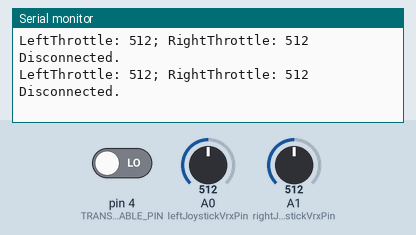
The sketch below on a simulated Arduino Uno, built with avr-gcc and run on an emulated ATmega328P. Shown: the last lines printed to the serial monitor. Inputs (shaded band) come from the test bench; at power-on: A0 (leftJoystickVrxPin) = 512, A1 (rightJoystickVrxPin) = 512, pin 4 (TRANSMITTER_ENABLE_PIN) LOW.

Above: at 1.2 s.
1.3 s: A0 (leftJoystickVrxPin) set to 989
At 1.41 s:
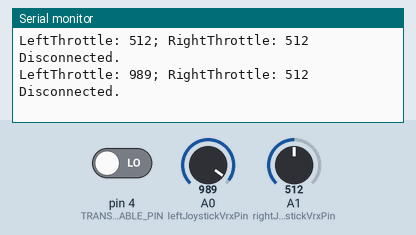
4.3 s: A0 (leftJoystickVrxPin) set to 1013
At 4.33 s:
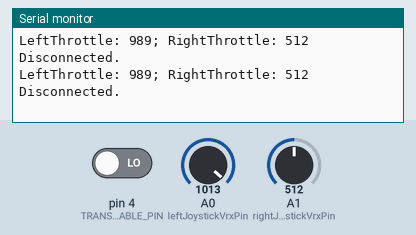
7.3 s: A1 (rightJoystickVrxPin) set to 105
At 7.31 s:
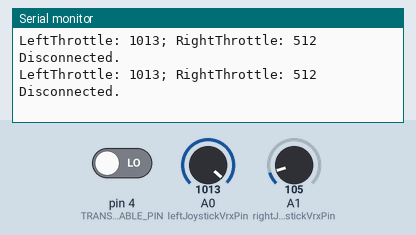
10.3 s: A1 (rightJoystickVrxPin) set to 90
At 10.34 s:
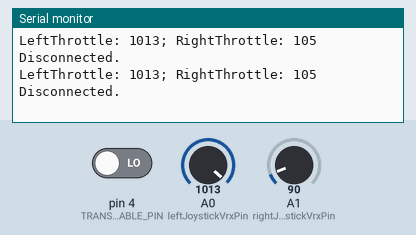
Timing chart, 0 to 13.3 s (numbered marks = the images above; inputs shaded):
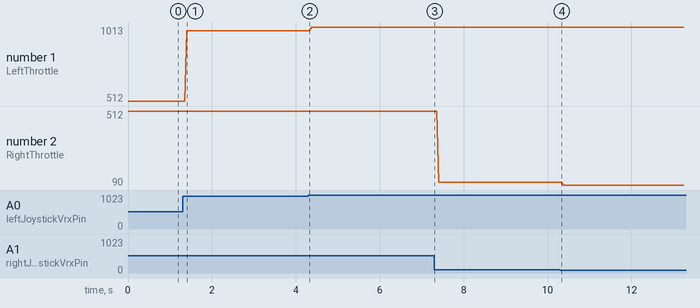

Measured:
- after the input at 1.3 s, the serial monitor: prints a new line after 0.10 s (image 1)
- plotted number 1: 512 → 989 after the input at 1.3 s, 989 → 1013 after the input at 4.3 s
- plotted number 2: 512 → 105 after the input at 7.3 s, 105 → 90 after the input at 10.3 s

The sketch:

controller.ino
```cpp
#include <SoftwareSerial.h>

const int RX_PIN = 2;
const int TX_PIN = 3;

const int TRANSMITTER_ENABLE_PIN = 4;

const int leftJoystickVrxPin = A0;
const int rightJoystickVrxPin = A1;

const int LEFT_JOYSTICK_CENTER_VALUE = 510;
const int RIGHT_JOYSTICK_CENTER_VALUE = 506;

SoftwareSerial commandTransmitter(RX_PIN, TX_PIN);

void setup() {
  Serial.begin(9600);
  commandTransmitter.begin(9600);

  pinMode(TRANSMITTER_ENABLE_PIN, INPUT);
}

void loop() {

  int leftThrottle = analogRead(leftJoystickVrxPin);
  int rightThrottle = analogRead(rightJoystickVrxPin);

  Serial.print("LeftThrottle: ");
  Serial.print(leftThrottle);

  Serial.print("; RightThrottle: ");
  Serial.print(rightThrottle);

  if (digitalRead(TRANSMITTER_ENABLE_PIN) == HIGH) {
    Serial.print(" Connected. Command: ");

    commandTransmitter.write('[');
    Serial.print("[");

    if (leftThrottle >= LEFT_JOYSTICK_CENTER_VALUE) {
      commandTransmitter.write('+');
      Serial.print("+");
      commandTransmitter.write(map(leftThrottle, LEFT_JOYSTICK_CENTER_VALUE, 1023, 0, 255));
      Serial.print(map(leftThrottle, LEFT_JOYSTICK_CENTER_VALUE, 1023, 0, 255));
    } else {
      commandTransmitter.write('-');
      Serial.print("-");
      commandTransmitter.write(map(leftThrottle, LEFT_JOYSTICK_CENTER_VALUE, 0, 0, 255));
      Serial.print(map(leftThrottle, LEFT_JOYSTICK_CENTER_VALUE, 0, 0, 255));
    }


    commandTransmitter.write(',');
    Serial.print(",");

    if (rightThrottle >= RIGHT_JOYSTICK_CENTER_VALUE) {
      commandTransmitter.write('+');
      Serial.print("+");
      commandTransmitter.write(map(rightThrottle, RIGHT_JOYSTICK_CENTER_VALUE, 1023, 0, 255));
      Serial.print(map(rightThrottle, RIGHT_JOYSTICK_CENTER_VALUE, 1023, 0, 255));
    } else {
      commandTransmitter.write('-');
      Serial.print("-");
      commandTransmitter.write(map(rightThrottle, RIGHT_JOYSTICK_CENTER_VALUE, 0, 0, 255));
      Serial.print(map(rightThrottle, RIGHT_JOYSTICK_CENTER_VALUE, 0, 0, 255));
    }

    commandTransmitter.write(']');
    Serial.print("]");
    commandTransmitter.flush();

    delay(50);
  } else {
    Serial.print(" Disconnected. ");
  }

  Serial.println();
}
```
